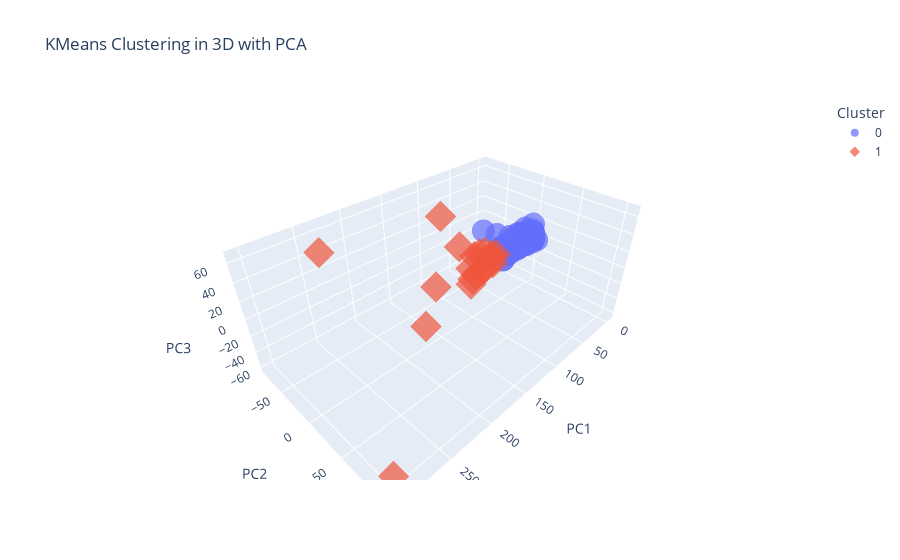

The code cell stored with this chart in its notebook:
### Markdown cell above
We start with K means.
In order to visualize this clusters we found in 3D we apply PCA on the dataset.

### Code cell
df_seq_pathHFiltNorm = '../ai_lab/SmartSeq/HCC1806_SmartS_Filtered_Normalised_3000_Data_train.txt'
df_seq_HFiltNorm = pd.read_csv(df_seq_pathHFiltNorm, delimiter=' ')
df_metaH_path = '../ai_lab/SmartSeq/HCC1806_SmartS_MetaData.tsv'
df_metaH = pd.read_csv(df_metaH_path, delimiter='\t')
df_seq_HFiltNorm = df_seq_HFiltNorm.T
data_scaled = pd.DataFrame(StandardScaler().fit_transform(df_seq_HFiltNorm), columns=df_seq_HFiltNorm.columns)


# Perform KMeans clustering
kmeans = KMeans(n_clusters=2, random_state=42)
cluster_labels = kmeans.fit_predict(data_scaled)
str_labels = [str(label) for label in cluster_labels]
data_scaled ['c']= cluster_labels
# centroids = kmeans.cluster_centers_

# Perform PCA to reduce the data to 3 dimensions
pca = PCA(n_components=3)
pca_result = pca.fit_transform(data_scaled)

# Create DataFrame for clustered data
df_clustered = pd.DataFrame({
    'PC1': pca_result[:, 0],
    'PC2': pca_result[:, 1],
    'PC3': pca_result[:, 2],
    'Cluster': str_labels
})

# Plot 
fig = px.scatter_3d(df_clustered, x='PC1', y='PC2', z='PC3', color='Cluster',
                     symbol='Cluster', opacity=0.7, size_max=10,
                     title='KMeans Clustering in 3D with PCA')

fig.show()

### Figure 1 — Plotly figure (JSON) as saved in the notebook; plotly's stock layout.template omitted (floating-point values rounded to 4 significant figures; data arrays with more than 128 entries replaced by an {"elided": "..."} marker saying what was removed)
{"data": [{"hovertemplate": "Cluster=0<br>PC1=%{x}<br>PC2=%{y}<br>PC3=%{z}<extra></extra>", "legendgroup": "0", "marker": {"color": "#636efa", "opacity": 0.7, "symbol": "circle"}, "mode": "markers", "name": "0", "scene": "scene", "showlegend": true, "type": "scatter3d", "x": {"elided": "2981 float values"}, "y": {"elided": "2981 float values"}, "z": {"elided": "2981 float values"}}, {"hovertemplate": "Cluster=1<br>PC1=%{x}<br>PC2=%{y}<br>PC3=%{z}<extra></extra>", "legendgroup": "1", "marker": {"color": "#EF553B", "opacity": 0.7, "symbol": "diamond"}, "mode": "markers", "name": "1", "scene": "scene", "showlegend": true, "type": "scatter3d", "x": [81.98, 81.76, 135.5, 156.0, 302.9, 135.7, 131.9, 232.1, 60.43, 153.2, 75.93, 74.77, 111.5, 101.7, 74.84, 67.81, 74.12, 71.73, 87.22], "y": [-21.13, -14.12, -15.06, 48.25, 107.6, 41.96, -27.48, -81.8, -11.19, -22.05, -6.368, -8.615, 4.224, -21.8, -1.203, 1.145, -16.82, 0.6876, -14.15], "z": [-40.4, -23.93, 67.08, 58.39, -38.83, 51.05, -22.88, 39.54, -6.477, -62.88, -13.38, -16.73, 5.977, 17.3, 2.763, 3.278, -1.157, -5.939, -27.85]}], "layout": {"legend": {"title": {"text": "Cluster"}, "tracegroupgap": 0}, "scene": {"domain": {"x": [0, 1], "y": [0, 1]}, "xaxis": {"title": {"text": "PC1"}}, "yaxis": {"title": {"text": "PC2"}}, "zaxis": {"title": {"text": "PC3"}}}, "title": {"text": "KMeans Clustering in 3D with PCA"}}}
